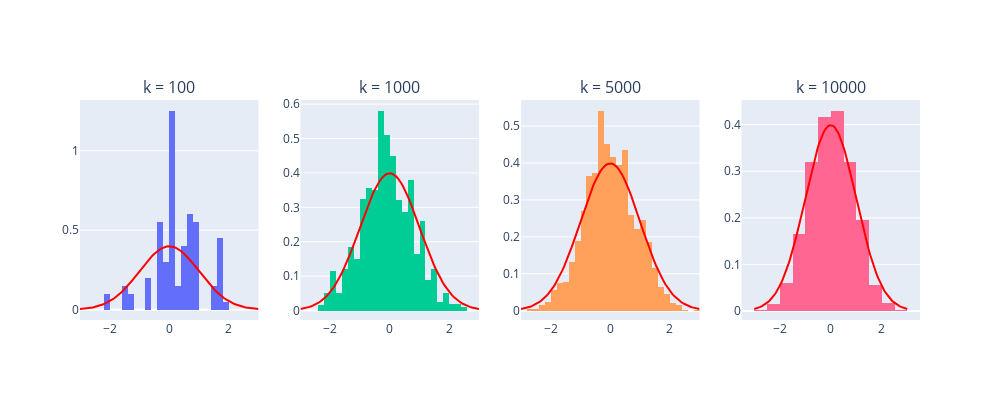

The notebook cell saved with this chart:
### Code cell
# Plotly-Darstellung
fig = make_subplots(
    rows=1, cols=len(iterations_values), subplot_titles=[f'k = {iterations}' for iterations in iterations_values]
)

for i, iterations in enumerate(iterations_values):
    samples = metropolis_hastings(np.random.normal, pi, iterations)
    x_range = np.linspace(-3, 3, 100)

    fig.add_trace(
        go.Histogram(x=samples, nbinsx=30, histnorm='probability density'),

        row=1, col=i + 1
    )

    fig.add_trace(
        go.Scatter(x=x_range, y=pi(x_range), mode='lines', line=dict(color='red', width=2)),
        row=1, col=i + 1
    )


fig.update_layout(height=400, width=1000, showlegend=False)
fig.show()
